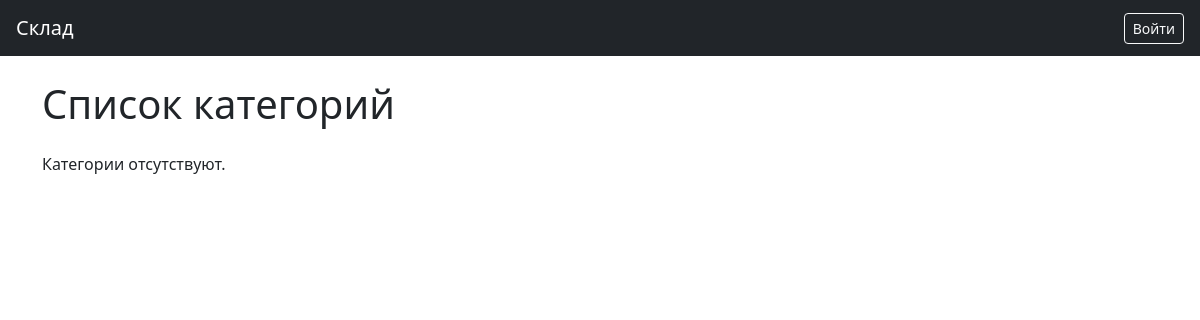
The page /categories on the database as committed earlier.
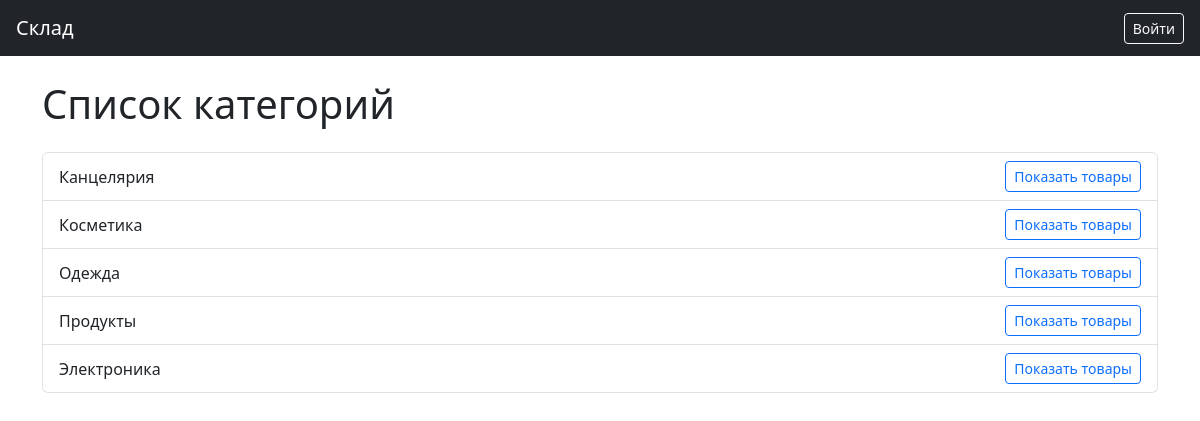
The same page on the database as committed later.
### tables this page shows
CREATE TABLE Categories (id INTEGER PRIMARY KEY ON CONFLICT ROLLBACK AUTOINCREMENT, name TEXT NOT NULL);

### app.py (the view)
@app.route('/categories')
def list_categories():
    db = get_db()
    categories = db.execute("""SELECT id, name FROM Categories ORDER BY name""").fetchall()
    return render_template('categories.html', categories=categories)

### app.py (called while the page is built)
def get_db():
    if 'db' not in g:
        g.db = sqlite3.connect(DATABASE)
        g.db.row_factory = sqlite3.Row
    return g.db

### templates/categories.html (shortened to what this page needs)
{% extends 'base.html' %}
{% block content %}
<h1 class="mb-4">Список категорий</h1>
{% if categories %}
    <ul class="list-group">
        {% for category in categories %}
        <li class="list-group-item d-flex justify-content-between align-items-center">
            {{ category.name }}
            <a href="{{ url_for('index') }}?search=&filter_stock=&category_id={{ category.id }}" class="btn btn-sm btn-outline-primary">Показать товары</a>
        </li>
        {% endfor %}
    </ul>
{% else %}
    <p>Категории отсутствуют.</p>
{% endif %}
{% endblock %}

Rows that differ between the two databases and show on the page:
added Categories: name "Канцелярия"
added Categories: name "Косметика"
added Categories: name "Одежда"
added Categories: name "Продукты"
added Categories: name "Электроника"
Other text that changed with them:
text no longer shown: "Категории отсутствуют."
